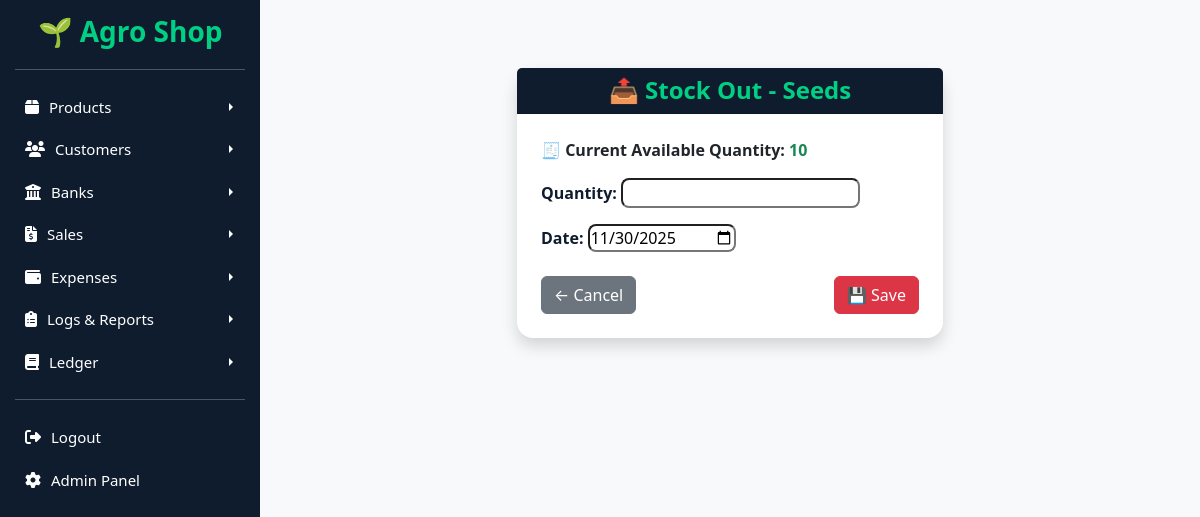
The page /products/add-stock-out/4/ on the database as committed earlier.
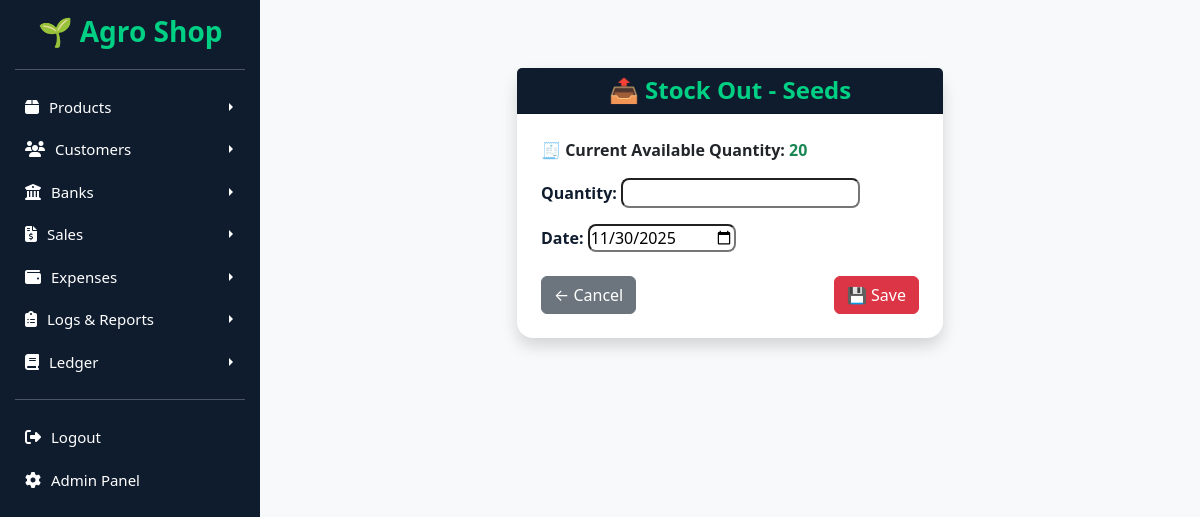
The same page on the database as committed later.
### products/models.py (models this page shows, shortened)
class Product(models.Model):
    category = models.ForeignKey(Category, on_delete=models.CASCADE)
    name = models.CharField(max_length=150)
    price = models.DecimalField(max_digits=10, decimal_places=2)
    total_quantity = models.PositiveIntegerField(default=0)
    available_quantity = models.PositiveIntegerField(default=0)
    image = models.ImageField(upload_to="product_images/", blank=True, null=True)
    added_date = models.DateField(default=timezone.now)

### products/views.py (the view)
# urls.py: path("add-stock-out/<int:product_id>/", views.add_stock_out, name="add_stock_out"),
def add_stock_out(request, product_id):
    product = get_object_or_404(Product, id=product_id)
    if request.method == "POST":
        form = StockOutForm(request.POST)
        if form.is_valid():
            stock_out = form.save(commit=False)
            stock_out.product = product
            product.available_quantity = product.available_quantity or 0
            if stock_out.quantity <= 0:
                messages.error(request, "Quantity must be greater than 0.")
                return redirect("products:stock_out_list", product_id=product.id)
            if stock_out.quantity <= product.available_quantity:
                product.available_quantity -= stock_out.quantity
                product.save()
                stock_out.save()
                messages.success(request, "Stock out recorded successfully!")
                return redirect("products:stock_out_list", product_id=product.id)
            else:
                messages.error(request, "Not enough stock available!")
        else:
            messages.error(request, "Invalid form data.")
    else:
        form = StockOutForm()
    return render(request, "products/add_stock_out.html", {"form": form, "product": product})

### products/forms.py
class StockOutForm(forms.ModelForm):
    class Meta:
        model = StockOut
        fields = ["quantity", "date"]
        widgets = {
            "date": forms.DateInput(attrs={"type": "date"}),
        }

### templates/products/add_stock_out.html (shortened to what this page needs)
{% extends "base.html" %}
{% block content %}
<div class="container my-5">
  <div class="row justify-content-center">
    <div class="col-12 col-md-8 col-lg-6">
      <div class="card shadow border-0 rounded-4">
        <div class="card-header text-center" style="background-color:#0f1c2e; color:#00d084;">
          <h4 class="mb-0 fw-semibold">📤 Stock Out - {{ product.name }}</h4>
        </div>
        <div class="card-body p-4">
          <p class="text-dark fw-semibold mb-3">
            🧾 <strong>Current Available Quantity:</strong>
            <span class="text-success">{{ product.available_quantity }}</span>
          </p>
          <form method="post" novalidate>
            <div class="mb-3">
              {{ form.as_p }}
            </div>
            <div class="d-flex justify-content-between align-items-center mt-4">
              <a href="{% url 'products:stock_out_list' product.id %}" class="btn btn-secondary">
                ← Cancel
              </a>
              <button type="submit" class="btn btn-danger">
                💾 Save
              </button>
            </div>
          </form>
        </div>
      </div>
    </div>
  </div>
</div>
{% endblock %}

Rows that differ between the two databases and show on the page:
changed Product "Seeds": available_quantity "10" → "20"
